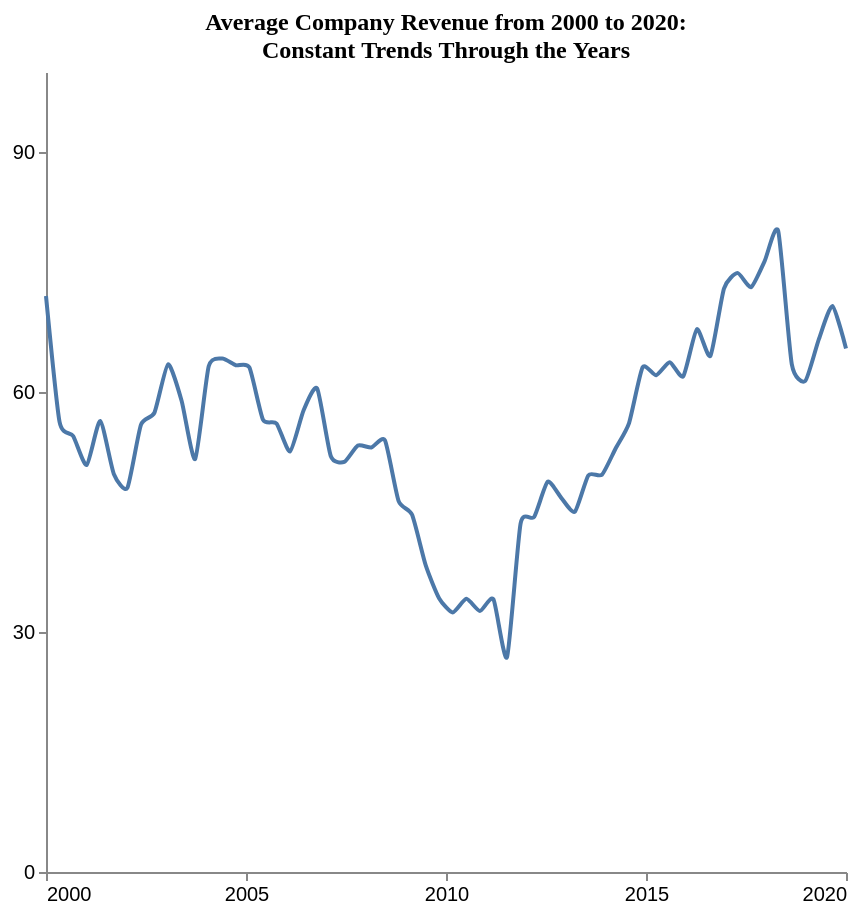

The Vega-Lite source for this figure:
### Vega-Lite specification from a JSON file in a GitHub repository (floating-point values rounded to 4 significant figures)
{"$schema": "https://vega.github.io/schema/vega-lite/v5.json", "description": "Pattern: downward", "data": {"values": [{"X": 2000.0, "Y": 72.0}, {"X": 2000.0, "Y": 56.25}, {"X": 2001.0, "Y": 54.5}, {"X": 2001.0, "Y": 50.87}, {"X": 2001.0, "Y": 56.39}, {"X": 2002.0, "Y": 49.76}, {"X": 2002.0, "Y": 48.01}, {"X": 2002.0, "Y": 55.89}, {"X": 2003.0, "Y": 57.43}, {"X": 2003.0, "Y": 63.47}, {"X": 2003.0, "Y": 58.91}, {"X": 2004.0, "Y": 51.62}, {"X": 2004.0, "Y": 63.21}, {"X": 2004.0, "Y": 64.18}, {"X": 2005.0, "Y": 63.34}, {"X": 2005.0, "Y": 63.07}, {"X": 2005.0, "Y": 56.55}, {"X": 2006.0, "Y": 56.07}, {"X": 2006.0, "Y": 52.57}, {"X": 2006.0, "Y": 57.72}, {"X": 2007.0, "Y": 60.45}, {"X": 2007.0, "Y": 52.0}, {"X": 2007.0, "Y": 51.25}, {"X": 2008.0, "Y": 53.31}, {"X": 2008.0, "Y": 53.07}, {"X": 2008.0, "Y": 53.95}, {"X": 2009.0, "Y": 46.4}, {"X": 2009.0, "Y": 44.65}, {"X": 2009.0, "Y": 38.36}, {"X": 2010.0, "Y": 34.2}, {"X": 2010.0, "Y": 32.45}, {"X": 2011.0, "Y": 34.15}, {"X": 2011.0, "Y": 32.62}, {"X": 2011.0, "Y": 34.08}, {"X": 2012.0, "Y": 26.86}, {"X": 2012.0, "Y": 43.55}, {"X": 2012.0, "Y": 44.38}, {"X": 2013.0, "Y": 48.78}, {"X": 2013.0, "Y": 46.77}, {"X": 2013.0, "Y": 45.02}, {"X": 2014.0, "Y": 49.59}, {"X": 2014.0, "Y": 49.65}, {"X": 2014.0, "Y": 52.91}, {"X": 2015.0, "Y": 56.12}, {"X": 2015.0, "Y": 63.08}, {"X": 2015.0, "Y": 62.09}, {"X": 2016.0, "Y": 63.71}, {"X": 2016.0, "Y": 61.96}, {"X": 2016.0, "Y": 67.85}, {"X": 2017.0, "Y": 64.51}, {"X": 2017.0, "Y": 72.94}, {"X": 2017.0, "Y": 74.86}, {"X": 2018.0, "Y": 73.11}, {"X": 2018.0, "Y": 76.36}, {"X": 2018.0, "Y": 80.11}, {"X": 2019.0, "Y": 63.49}, {"X": 2019.0, "Y": 61.39}, {"X": 2019.0, "Y": 66.61}, {"X": 2020.0, "Y": 70.75}, {"X": 2020.0, "Y": 65.45}]}, "mark": {"type": "line", "interpolate": "cardinal", "tension": 0.4}, "encoding": {"x": {"field": "X", "type": "quantitative", "title": "", "axis": {"grid": false, "format": "d", "values": [2000, 2005, 2010, 2015, 2020], "tickSize": 4}, "scale": {"domain": [2000, 2020]}}, "y": {"field": "Y", "type": "quantitative", "title": "", "axis": {"grid": false, "format": "d", "values": [0, 30, 60, 90], "tickSize": 4, "tickOpacity": 1}, "scale": {"domain": [0, 100]}}}, "title": {"text": "Average Company Revenue from 2000 to 2020:^ Constant Trends Through the Years", "anchor": "middle", "font": "Tahoma", "fontSize": 12}, "config": {"lineBreak": "^", "view": {"stroke": null}}, "height": 400, "width": 400, "autosize": "pad"}
